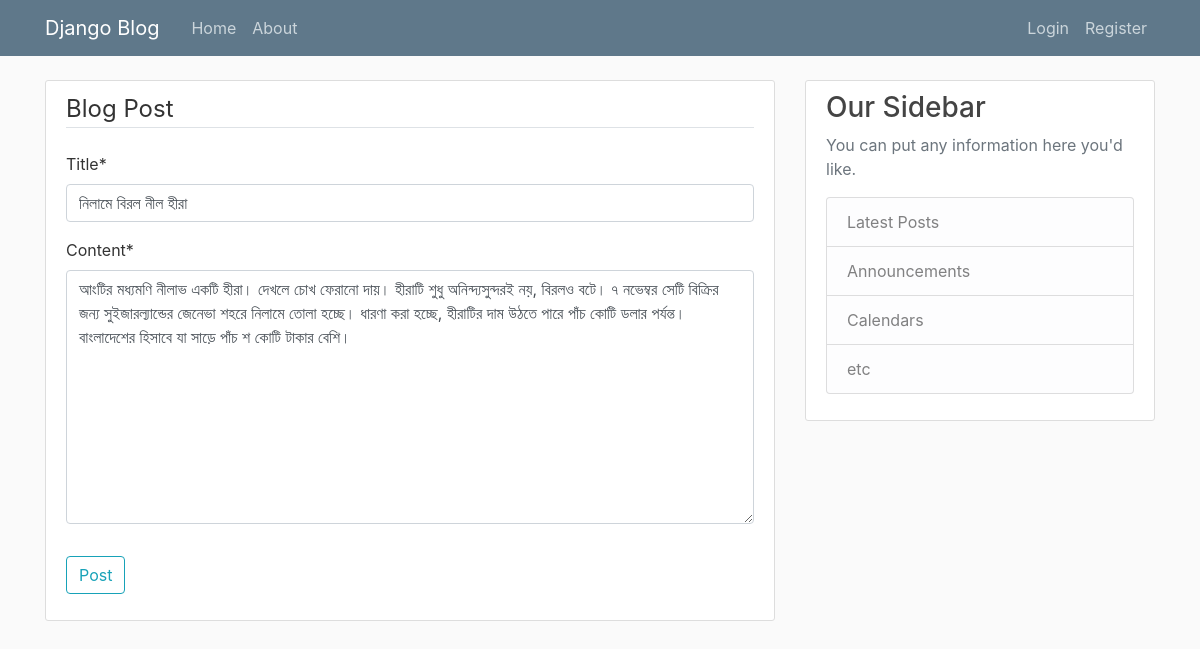
Screenshot of /post/4/update with the database file from the repository.
### blog/models.py (models this page shows, shortened)
class Post(models.Model):
    title = models.CharField(max_length=150)
    content = models.TextField()
    date_posted = models.DateTimeField(default=timezone.now)
    author = models.ForeignKey(User, on_delete=models.CASCADE)

### blog/views.py (the view, shortened to what this page needs)
# urls.py: path('post/<int:pk>/update', PostUpdateView.as_view(), name="post-update"),
class PostUpdateView(UpdateView):
    model = Post
    fields = ['title', 'content']

### blog/templates/blog/post_form.html (shortened to what this page needs)
{% extends "blog/base.html" %}
{% load crispy_forms_tags %}
{% block content %}
<div class="content-section">
    <form method="POST">
        <fieldset class="form-group">
            <legend class="border-bottom mb-4">Blog Post</legend>
            {{ form|crispy }}
        </fieldset>
        <div class="form-group">
            <button class="btn btn-outline-info" type="submit">Post</button>
        </div>
    </form>
</div>
{% endblock %}

### blog/static/blog/main.css (style rules this page uses)
body { background: #fafafa; color: #333333; margin-top: 5rem; }
.content-section { background: #ffffff; padding: 10px 20px; border: 1px solid #dddddd; border-radius: 3px; margin-bottom: 20px; }

### rows the page displays
Post: title "নিলামে বিরল নীল হীরা", content "আংটির মধ্যমণি নীলাভ একটি হীরা। দেখলে চোখ ফেরানো দায়। হীরাটি শুধু অনিন্দ্যসুন্দরই নয়, বিরলও বটে। ৭ নভেম্বর সেটি বিক্রির জন্য সুইজারল্যান্ডের জেনেভা শহরে নিলামে তোলা হচ্ছে। ধারণা করা হচ্ছে, হীরাটির দাম উঠতে পারে পাঁচ কোটি ডলার পর্যন্ত। বাংলাদেশের হিসাবে যা সাড়ে পাঁচ শ কোটি টাকার বেশি।"
